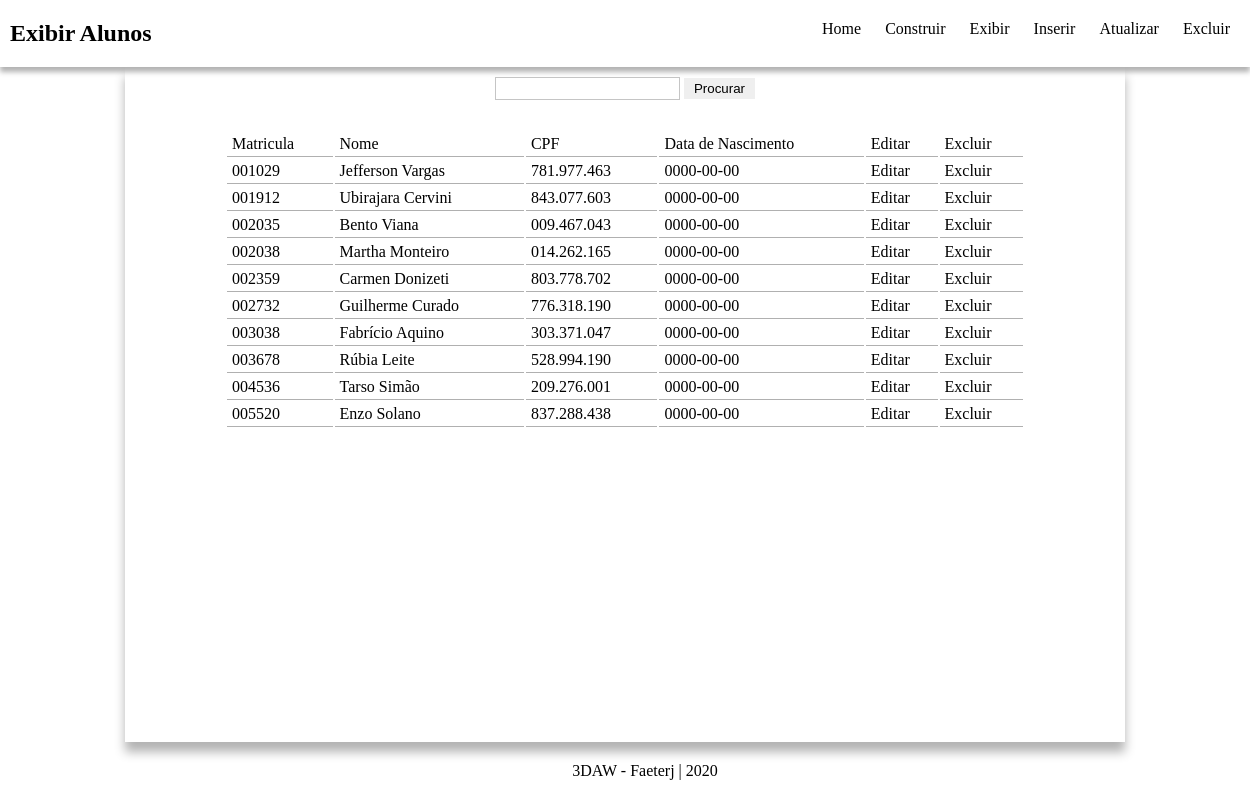
The app's page /crud/exibir_alunos.php with its own data.
### tables this page shows
CREATE TABLE IF NOT EXISTS Alunos (

    Matricula VARCHAR(7) PRIMARY KEY NOT NULL,
    Nome VARCHAR(50) NOT NULL,
    CPF VARCHAR(11) NOT NULL,
    DataNascimento DATE NOT NULL
);

### crud/actions/alunos.php (called while the page is built, shortened)
<?php
class Alunos{
    private $limit;
    private $palavra;
    private $offset;
    private $table = "alunos";
    private $conn;
    public function __construct()
    {
        try{
            $this->conn = new mysqli("localhost", "3daw", "mysql123", "3dawTest");
        }
        catch(Exception $e){
            $this->status = false;
        }
    }
    public function consultarPalavra( $palavra ){
        $this->palavra = $palavra;
    }
    public function setOffset( $offset ){
        $this->offset = $offset;
    }
    public function setLimit( $limit ){
        $this->limit = $limit;
    }
    private function buildsql( $columns = ""){
        $palavra = $this->palavra;
        $offset = $this->offset;
        $limit = $this->limit;
		if(!is_numeric($columns)){
			if(empty($columns) && ($columns == "")){
				$columns = "*";
			}
			$sql = "SELECT {$columns} FROM {$this->table} ";
			if(($limit != "") && (is_numeric($limit))){
				$sql .= " LIMIT {$limit}";
			}
		}
        return $sql;
    }
    private function selectAluno(){
        $service =  array();
        $sql = $this->buildsql();
        if($query = $this->conn->query($sql))
        {
            $i = 0;
            while($row = $query->fetch_assoc()){
                $service[$i]['Matricula'] = $row['Matricula'] ;
                $service[$i]['Nome'] =  $row['Nome'];
                $service[$i]['CPF'] = $row['CPF'];
                $service[$i]['DataNascimento'] = $row['DataNascimento'];
                $i++;
            }
        }
        else{
            return $this->conn->error;
        }
        return $service;
    }
    public function select(){
        return $this->selectAluno();
    }
}
?>

### crud/actions/select.php (called while the page is built, shortened)
<?php
require_once "tabela.php";
$tabela = $pagination = $page = $data = "";
isset($_POST["procurar"]) ?  $data = $_POST["procurar"] : $data = "";
$transaction = new Tabela(10, "", $data  );
$tabela = $transaction->exibir_tabela();
?>

### crud/actions/tabela.php (the view, shortened to what this page needs)
<?php
require_once "alunos.php";
class Tabela{
	private $select;
	private $limite;
	public function __construct( $limit = "", $offset = "", $restriction = "" ){
		$this->limite = $limit;
		$alunos = new Alunos();
		$alunos->consultarPalavra($restriction);
		$alunos->setLimit($limit);
		$alunos->setOffset($offset);
		$this->select = $alunos->select();
	}
	public function exibir_tabela(){
		$data = $this->select;
		$limite = $this->limite;
		$table = "";
		if(count($data) > 0){
			$table .= "<table id='tabela'>";
			$table .= "<thead><tr>";
			$table .= "<td>Matricula</td>";
			$table .= "<td>Nome</td>";
			$table .= "<td>CPF</td>";
			$table .= "<td>Data de Nascimento</td>";
			$table .= "<td>Editar</td>";
			$table .= "<td>Excluir</td>";
			$table .= "</tr></thead>";
			for($i = 0; !empty($data[$i]) && ($i < $limite); $i++){
				$table .= "<tr>";
				$table .= "<td>{$data[$i]['Matricula']}</td>";
				$table .= "<td>{$data[$i]['Nome']}</td>";
				$table .= "<td>{$data[$i]['CPF']}</td>";
				$table .= "<td>{$data[$i]['DataNascimento']}</td>";
				$table .= "<td><a href='atualizar_aluno.php?editar={$data[$i]['Matricula']}'>Editar</a></td>";
				$table .= "<td><a href='excluir_aluno.php?excluir={$data[$i]['Matricula']}'>Excluir</a></td>";
				$table .= "</tr>";
			}
			$table .= "</table>";
		}
		else{
			$table .= "<p>Nenhum resultado encontrado!</p>";
		}
		return $table;
	}
}
?>

### crud/css/exibir_style.css (style rules this page uses)
* { margin: 0; padding: 0; border: none; outline: none; }
body, html { width: 100%; height: 100%; box-sizing: content-box; }
a { text-decoration: none; color: black; }
table { margin: 20px auto; width: 80%; }
table tr td { padding: 3px 5px; border-bottom: solid 1px rgba(176,176,176,1.00); }

### records on screen
alunos: Matricula "001029", Nome "Jefferson Vargas", CPF "781.977.463", DataNascimento "0000-00-00"
alunos: Matricula "001912", Nome "Ubirajara Cervini", CPF "843.077.603", DataNascimento "0000-00-00"
alunos: Matricula "002035", Nome "Bento Viana", CPF "009.467.043", DataNascimento "0000-00-00"
alunos: Matricula "002038", Nome "Martha Monteiro", CPF "014.262.165", DataNascimento "0000-00-00"
alunos: Matricula "002359", Nome "Carmen Donizeti", CPF "803.778.702", DataNascimento "0000-00-00"
alunos: Matricula "002732", Nome "Guilherme Curado", CPF "776.318.190", DataNascimento "0000-00-00"
alunos: Matricula "003038", Nome "Fabrício Aquino", CPF "303.371.047", DataNascimento "0000-00-00"
alunos: Matricula "003678", Nome "Rúbia Leite", CPF "528.994.190", DataNascimento "0000-00-00"
alunos: Matricula "004536", Nome "Tarso Simão", CPF "209.276.001", DataNascimento "0000-00-00"
alunos: Matricula "005520", Nome "Enzo Solano", CPF "837.288.438", DataNascimento "0000-00-00"
